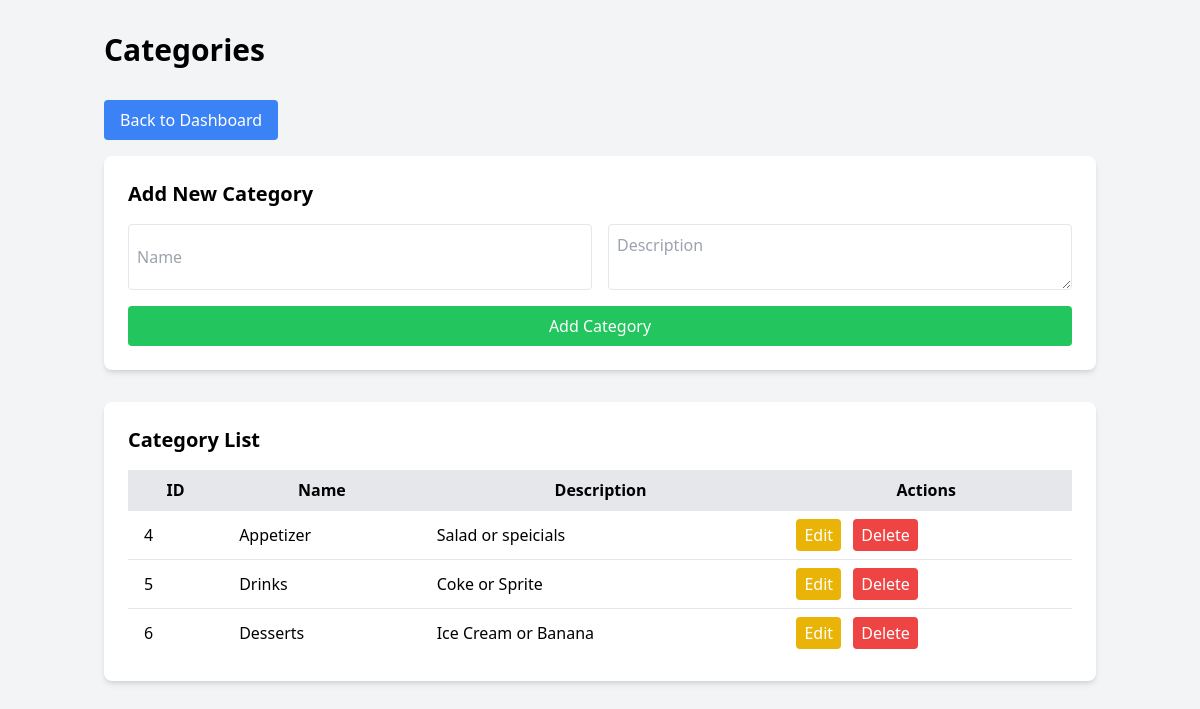
/categories.php, run on the app's committed database.
### tables this page shows
CREATE TABLE `categories` (
  `CategoryID` int(11) NOT NULL,
  `Name` varchar(100) NOT NULL,
  `Description` text DEFAULT NULL
);

### categories.php (the view, shortened to what this page needs)
<?php
$conn = new mysqli("localhost", "root", "", "db");
$result = $conn->query("SELECT * FROM Categories");
$categories = $result->fetch_all(MYSQLI_ASSOC);
?>
<!DOCTYPE html>
<html lang="en">
<head>
    <script src="https://cdn.tailwindcss.com"></script>
</head>
<body class="bg-gray-100">
    <div class="container mx-auto px-4 py-8">
        <h1 class="text-3xl font-bold mb-8">Categories</h1>
        <a href="index.php" class="bg-blue-500 text-white px-4 py-2 rounded mb-4 inline-block">Back to Dashboard</a>
        <div class="bg-white p-6 rounded-lg shadow-md mb-8">
            <h2 class="text-xl font-semibold mb-4">Add New Category</h2>
            <form method="POST" class="grid grid-cols-1 md:grid-cols-2 gap-4">
                <input type="text" name="name" placeholder="Name" required class="border p-2 rounded">
                <textarea name="description" placeholder="Description" class="border p-2 rounded"></textarea>
                <button type="submit" name="add" class="bg-green-500 text-white px-4 py-2 rounded col-span-1 md:col-span-2">Add Category</button>
            </form>
        </div>
        <div class="bg-white p-6 rounded-lg shadow-md">
            <h2 class="text-xl font-semibold mb-4">Category List</h2>
            <table class="w-full table-auto">
                <thead>
                    <tr class="bg-gray-200">
                        <th class="px-4 py-2">ID</th>
                        <th class="px-4 py-2">Name</th>
                        <th class="px-4 py-2">Description</th>
                        <th class="px-4 py-2">Actions</th>
                    </tr>
                </thead>
                <tbody>
                    <?php foreach ($categories as $category): ?>
                    <tr class="border-t">
                        <td class="px-4 py-2"><?php echo $category['CategoryID']; ?></td>
                        <td class="px-4 py-2"><?php echo $category['Name']; ?></td>
                        <td class="px-4 py-2"><?php echo $category['Description']; ?></td>
                        <td class="px-4 py-2">
                            <button onclick="editCategory(<?php echo $category['CategoryID']; ?>, '<?php echo $category['Name']; ?>', '<?php echo addslashes($category['Description']); ?>')" class="bg-yellow-500 text-white px-2 py-1 rounded mr-2">Edit</button>
                            <form method="POST" class="inline">
                                <button type="submit" name="delete" class="bg-red-500 text-white px-2 py-1 rounded" onclick="return confirm('Are you sure?')">Delete</button>
                            </form>
                        </td>
                    </tr>
                    <?php endforeach; ?>
                </tbody>
            </table>
        </div>
    </div>
</body>
</html>

### data on the page
categories: CategoryID "4", Name "Appetizer", Description "Salad or speicials"
categories: CategoryID "5", Name "Drinks", Description "Coke or Sprite"
categories: CategoryID "6", Name "Desserts", Description "Ice Cream or Banana"
